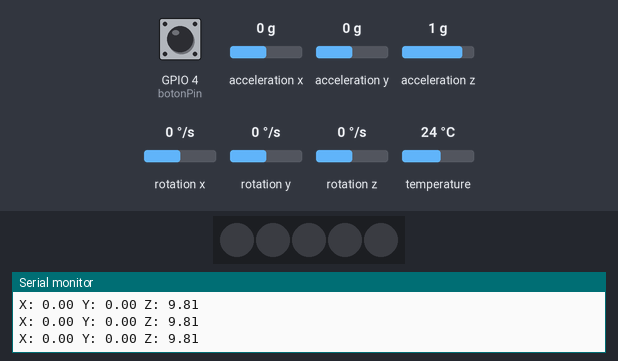
Recording of a sketch running on a simulated ESP32. On the bench: 5 RGB LEDs in strip order, left to right, the last lines printed to the serial monitor. The test bench sets the inputs (shaded band); at power-on: GPIO 4 (botonPin) HIGH, acceleration x 0 g, acceleration y 0 g, acceleration z 1 g, rotation x 0 °/s, rotation y 0 °/s, rotation z 0 °/s, temperature 24 °C. Dim RGB values are drawn brighter than linear; nothing arrives over Bluetooth unless stated.

Above: at 1.2 s.
1.3 s: GPIO 4 (botonPin) pulled LOW for 0.15 s
At 1.41 s:
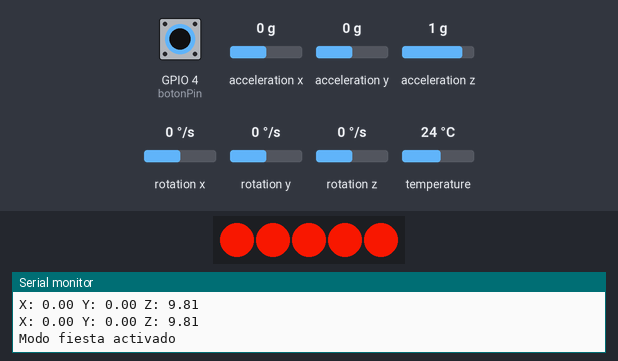
5.2 s: GPIO 4 (botonPin) pulled LOW for 1 s
At 6.1 s:
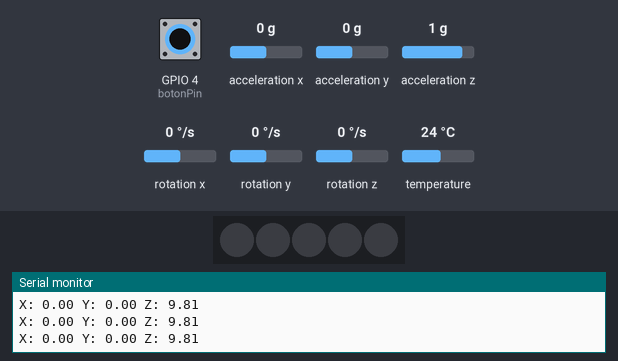
7.7 s: acceleration x set to 0.2 g
At 8.9 s:
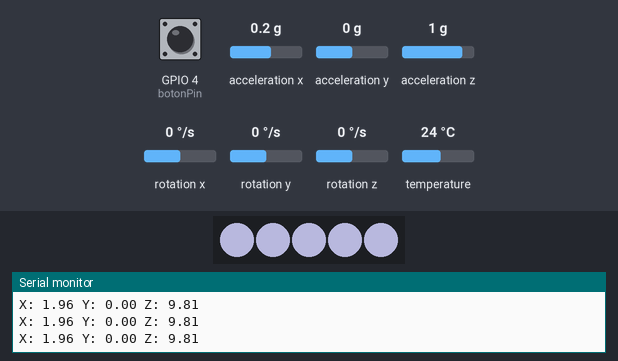
9.2 s: acceleration y set to 0.8 g
At 10.4 s:
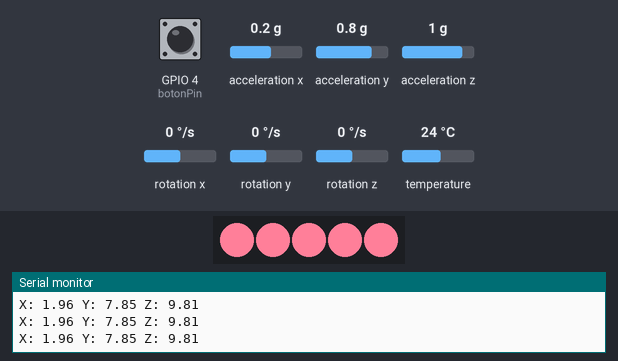
10.7 s: acceleration z set to 1.4 g
At 12.1 s:
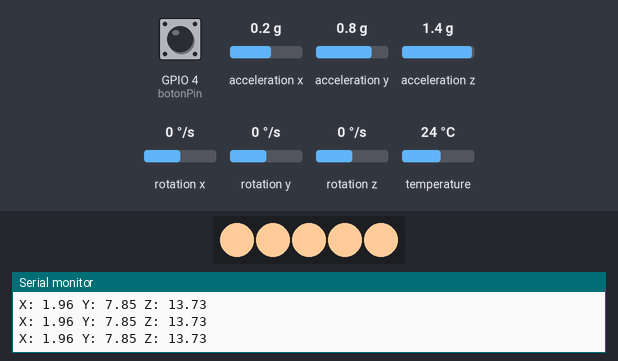
Timing chart, 0 to 13.3 s (numbered marks = the images above; inputs shaded):
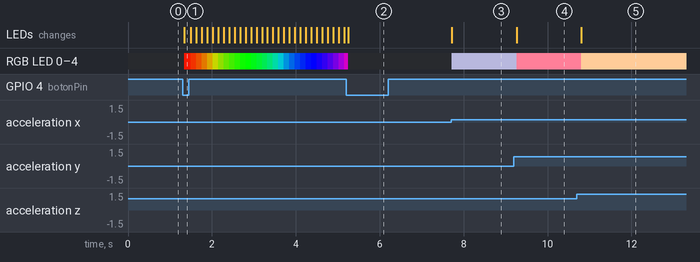

The sketch:

oct17.ino
```cpp
#include <Wire.h>
#include <Adafruit_MPU6050.h>
#include <Adafruit_Sensor.h>
#include <Adafruit_NeoPixel.h>
#include <BluetoothSerial.h>

// Definir la cantidad de LEDs y el pin
#define LED_PIN 5       // Pin donde está conectada la tira Neopixel
#define NUM_LEDS 5      // Número de LEDs en la tira

Adafruit_NeoPixel strip = Adafruit_NeoPixel(NUM_LEDS, LED_PIN, NEO_GRB + NEO_KHZ800);

// Inicializar el MPU6050 y Bluetooth
Adafruit_MPU6050 mpu;
BluetoothSerial SerialBT;

// Variables para el color recibido vía Bluetooth
int targetRed = 0, targetGreen = 0, targetBlue = 0;

float initialX, initialY, initialZ;
bool calibrando = true;
bool modoFiesta = false;
const int botonPin = 4;
int ultimoEstadoBoton = HIGH;
unsigned long ultimoTiempoBoton = 0; // Para debounce
const unsigned long debounceDelay = 200; // 200ms para evitar múltiples lecturas

int red = 255, green = 0, blue = 0;
int breathSpeed = 22;

void setup() {
  Serial.begin(115200);
  SerialBT.begin("ESP32_Cubito");  // Nombre Bluetooth
  Serial.println("Bluetooth iniciado");

  pinMode(botonPin, INPUT_PULLUP);

  strip.begin();
  strip.show();  // Inicializar todos los LEDs apagados

  if (!mpu.begin()) {
    Serial.println("No se pudo encontrar un MPU6050");
    while (1);
  }

  // Calibrar valores iniciales del sensor
  sensors_event_t a, g, temp;
  mpu.getEvent(&a, &g, &temp);
  initialX = a.acceleration.x;
  initialY = a.acceleration.y;
  initialZ = a.acceleration.z;
  calibrando = false;

  Serial.println("Sensor calibrado");
}

void loop() {
  // Manejo del botón con debounce
  int estadoBoton = digitalRead(botonPin);
  unsigned long tiempoActual = millis();

  if (estadoBoton == LOW && ultimoEstadoBoton == HIGH && (tiempoActual - ultimoTiempoBoton) > debounceDelay) {
    modoFiesta = !modoFiesta;
    ultimoTiempoBoton = tiempoActual;  // Actualizar el tiempo del último botón presionado
    Serial.println(modoFiesta ? "Modo fiesta activado" : "Modo sensor activado");
  }
  ultimoEstadoBoton = estadoBoton;

  // Si hay datos disponibles por Bluetooth, leer el color
  if (SerialBT.available()) {
    String colorData = SerialBT.readStringUntil('\n');
    if (parseColorData(colorData)) {
      Serial.println("Color recibido: " + colorData);
    }
  }

  if (modoFiesta) {
    mostrarModoFiesta();
  } else {
    mostrarColorSensor();
  }

  // Comparar colores entre MPU6050 y el recibido por Bluetooth
  if (compararColores()) {
    Serial.println("¡Colores iguales! ¡Ganaste!");
    // Aquí puedes hacer algo como mostrar un mensaje en una pantalla conectada
  }

  delay(100);
}

// Mostrar el color basado en la aceleración del sensor MPU6050
void mostrarColorSensor() {
  sensors_event_t a, g, temp;
  mpu.getEvent(&a, &g, &temp);

  Serial.print("X: ");
  Serial.print(a.acceleration.x);
  Serial.print(" Y: ");
  Serial.print(a.acceleration.y);
  Serial.print(" Z: ");
  Serial.println(a.acceleration.z);

  if (!calibrando && abs(a.acceleration.x - initialX) < 0.1 && abs(a.acceleration.y - initialY) < 0.1 && abs(a.acceleration.z - initialZ) < 0.1) {
    // Si está en reposo, apagar la tira
    apagarLeds();
  } else {
    // Ajustar el rango de mapeo para hacerlo más sensible
    red = map(a.acceleration.y - initialY, -5, 5, 0, 255);
    green = map(a.acceleration.z - initialZ, -5, 5, 0, 255);
    blue = map(a.acceleration.x - initialX, -5, 5, 0, 255);

    red = constrain(red, 0, 255);
    green = constrain(green, 0, 255);
    blue = constrain(blue, 0, 255);

    // Aplicar el color a todos los LEDs de la tira
    setLedColor(red, green, blue);
  }
}

// Función para el efecto de respiración en la tira LED
void mostrarModoFiesta() {
  if (red > 0 && blue == 0) {
    red -= breathSpeed;
    green += breathSpeed;
  }
  if (green > 0 && red == 0) {
    green -= breathSpeed;
    blue += breathSpeed;
  }
  if (blue > 0 && green == 0) {
    blue -= breathSpeed;
    red += breathSpeed;
  }

  red = constrain(red, 0, 255);
  green = constrain(green, 0, 255);
  blue = constrain(blue, 0, 255);

  // Aplicar el color del efecto respiración a los LEDs
  setLedColor(red, green, blue);

  // Controlar la velocidad del efecto respiración
  delay(30);
}

// Función para establecer el color en la tira LED
void setLedColor(int r, int g, int b) {
  for (int i = 0; i < NUM_LEDS; i++) {
    strip.setPixelColor(i, strip.Color(r, g, b));
  }
  strip.show();
}

// Apagar todos los LEDs
void apagarLeds() {
  for (int i = 0; i < NUM_LEDS; i++) {
    strip.setPixelColor(i, 0);  // Apagar el LED
  }
  strip.show();
}

// Función para analizar el color recibido vía Bluetooth
bool parseColorData(String data) {
  int commaIndex1 = data.indexOf(',');
  int commaIndex2 = data.indexOf(',', commaIndex1 + 1);
  if (commaIndex1 == -1 || commaIndex2 == -1) return false;

  targetRed = data.substring(0, commaIndex1).toInt();
  targetGreen = data.substring(commaIndex1 + 1, commaIndex2).toInt();
  targetBlue = data.substring(commaIndex2 + 1).toInt();

  return true;
}

// Función para comparar los colores del sensor y el Bluetooth
bool compararColores() {
  int diffR = abs(red - targetRed);
  int diffG = abs(green - targetGreen);
  int diffB = abs(blue - targetBlue);

  return (diffR < 20 && diffG < 20 && diffB < 20);
}
```

Measured:
- after the input at 1.3 s, RGB LED 0–4: off → RGB(233, 22, 0) at once, → RGB(211, 44, 0) 0.16 s later, → RGB(189, 66, 0) 0.13 s later, → RGB(167, 88, 0) 0.13 s later, … (30 changes in this stretch); the LEDs: change at once (image 1)
- after the input at 5.2 s, the LEDs: change after 0.05 s (image 2)
- after the input at 7.7 s, RGB LED 0–4: off → RGB(127, 127, 153) at once; the LEDs: change at once (image 3)
- after the input at 9.2 s, RGB LED 0–4: RGB(127, 127, 153) → RGB(255, 127, 153) after 0.06 s; the LEDs: change after 0.06 s (image 4)
- after the input at 10.7 s, RGB LED 0–4: RGB(255, 127, 153) → RGB(255, 204, 153) after 0.10 s; the LEDs: change after 0.10 s (image 5)
